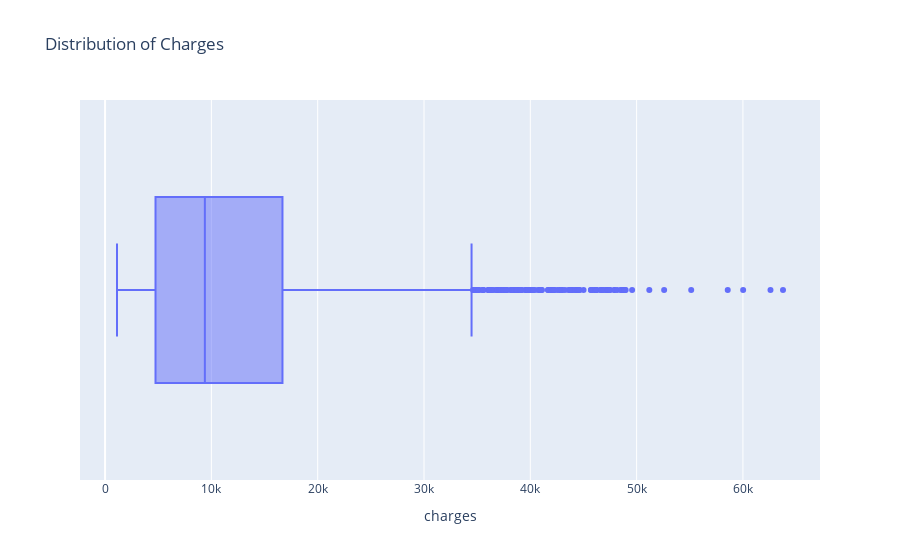

Notebook code for this chart:
### Code cell
# Visualize outlier for charges

fig1 = px.box(df_nodups, x='charges', title='Distribution of Charges')
fig1.show()

### Figure 1 — Plotly figure (JSON) as saved in the notebook; plotly's stock layout.template omitted (floating-point values rounded to 4 significant figures; data arrays with more than 128 entries replaced by an {"elided": "..."} marker saying what was removed)
{"data": [{"alignmentgroup": "True", "hovertemplate": "charges=%{x}<extra></extra>", "legendgroup": "", "marker": {"color": "#636efa"}, "name": "", "notched": false, "offsetgroup": "", "orientation": "h", "showlegend": false, "type": "box", "x": {"elided": "1337 float values"}, "x0": " ", "xaxis": "x", "y0": " ", "yaxis": "y"}], "layout": {"autosize": true, "boxmode": "group", "legend": {"tracegroupgap": 0}, "title": {"text": "Distribution of Charges"}, "xaxis": {"anchor": "y", "autorange": true, "domain": [0, 1], "range": [-2359.0, 67250.0], "title": {"text": "charges"}, "type": "linear"}, "yaxis": {"anchor": "x", "autorange": true, "domain": [0, 1], "range": [-0.5, 0.5], "type": "category"}}}
